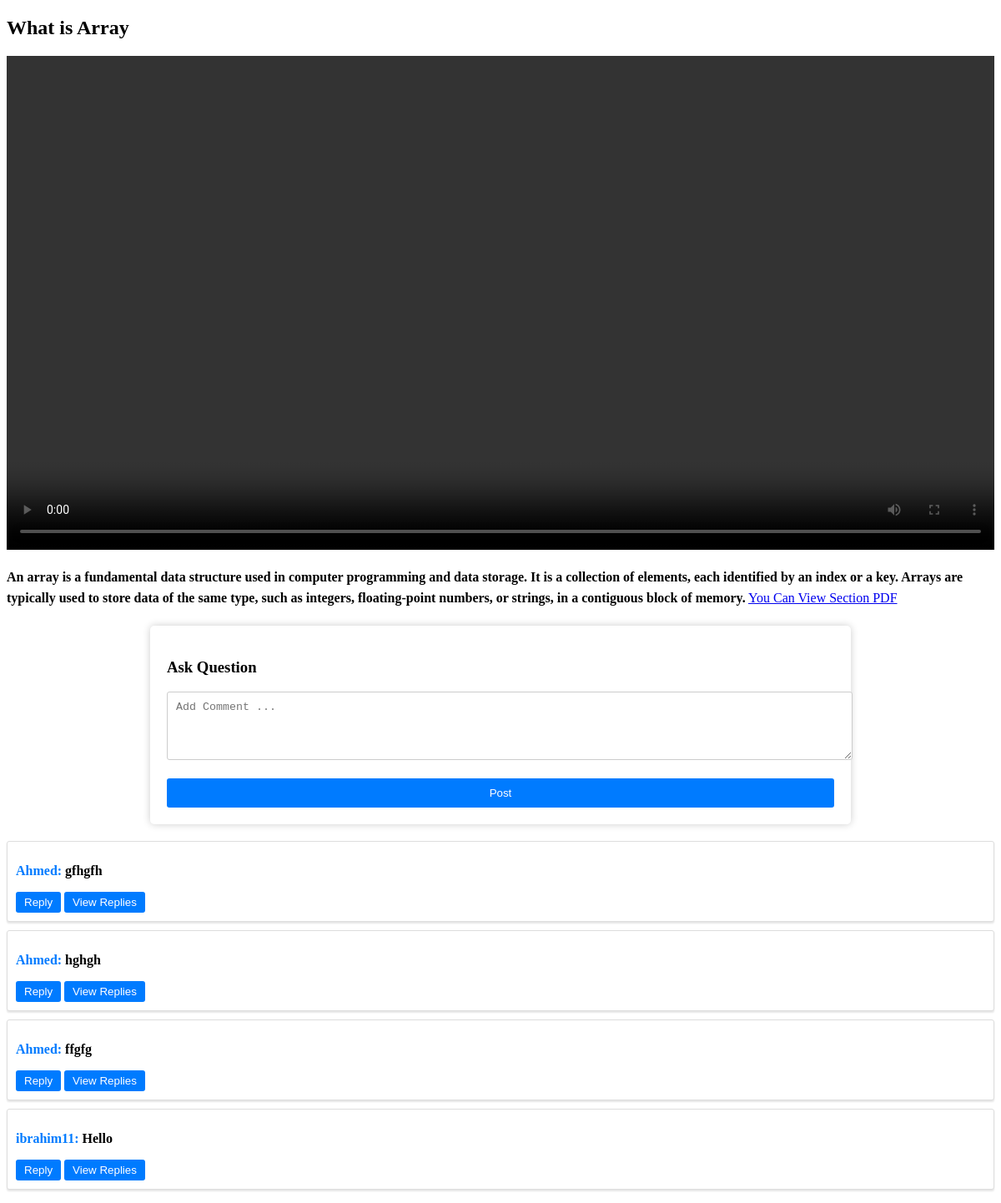
The page /course_view/section-view/8 (signed in) on the database its author committed.
### instructor/models.py (models this page shows, shortened)
class Section(models.Model):
    lesson = models.ForeignKey(Lesson, on_delete=models.CASCADE)
    sectionName = models.CharField(max_length=50)
    video = models.FileField(upload_to='videos/%Y/%m/%d/', null=True)
    content = models.TextField(max_length=1000)
    pdf = models.FileField(upload_to='pdfs/%Y/%m/%d/')

### student/models.py (models this page shows, shortened)
class Comment(models.Model):
    person = models.ForeignKey(User, on_delete=models.CASCADE)
    section = models.ForeignKey(Section, on_delete=models.CASCADE)
    content = models.TextField(max_length=500)

### course_view/views/lesson_views.py (the view)
# urls.py: path('section-view/<int:id>', section_view, name='section_view'),
@login_required
@user_passes_test(lambda user: user.is_active and not (user.is_superuser or user.is_staff))
def section_view(request, id):
    current_section = Section.objects.get(id=id)
    online = LiveMeeting.objects.filter(section=current_section).first()
    comments = Comment.objects.filter(section=current_section)
    return render(request, 'section_template.html', {'section': current_section, 'online': online, 'comments': comments})

### templates/section_template.html (shortened to what this page needs)
<!DOCTYPE html>
<html>
<head>
</head>
<body>
    <div class="section-content">
        <h2>{{ section.sectionName }}</h2>
        {% if section.video %}
        <div class="video-container">
            <video controls class="custom-video" controlsList="nodownload" oncontextmenu="return false">
                <source src="{{ section.video.url }}" type="video/mp4">
            </video>
        </div>
        {% else %}
        <div class="video-content-container">
            <p>This Section Will be online at : {{ online.start_time }}</p>
            <a href="{{online.url}}"><button class="start-meeting-button">Join Meeting</button></a>
        </div>
        {% endif %}
        <div class="section-content-text">
            <span style="font-weight: bold;">{{ section.content }}</span>
            <a href="{% url 'pdf_view' section.id %}" target="_blank"> You Can View Section PDF</a>
        </div>
        <div class="comment-form">
            <h3>Ask Question</h3>
            <form id="comment-form" name="write-comment" method="post">
                <textarea id="comment" name="comment" rows="4" cols="50" placeholder="Add Comment ..."></textarea>
                <br> <br>
                <button type="submit">Post</button>
            </form>
        </div>
        <ul id="comment-list">
            {% for comment in comments %}
            <li class="comment">
                <p style="font-weight: bold; color: #007bff;"> {{ comment.person.username }}: <span style="color: black;">{{ comment.content }}</span></p>
                <button class="reply-button" data-comment-id="{{ comment.id }}">Reply</button>
                <button class="view-replies-button" data-comment-id="{{ comment.id }}">View Replies</button>
            </li>
            {% endfor %}
        </ul>
    </div>
    </body>
</html>

### templates/section_template.html (style rules this page uses)
.video-container { max-width: 100%; margin-bottom: 20px; }
.custom-video { width: 100%; height: auto; display: block; }
.section-content-text { font-size: 16px; line-height: 1.6; }
.comment-form { max-width: 800px; margin: 20px auto; padding: 20px; background-color: #fff; border-radius: 5px; box-shadow: 0 0 10px rgba(0, 0, 0, 0.2); }
.comment-form textarea { width: 100%; padding: 10px; border: 1px solid #ccc; border-radius: 3px; resize: vertical; }
.comment-form button { display: block; width: 100%; padding: 10px; background-color: #007bff; color: white; border: none; border-radius: 3px; cursor: pointer; }
#comment-list { list-style: none; padding: 0; margin-top: 20px; }
.comment { background-color: #fff; border: 1px solid #ddd; padding: 10px; margin: 10px 0; border-radius: 3px; box-shadow: 0 2px 2px rgba(0, 0, 0, 0.1); }
.reply-button { background-color: #007bff; color: white; padding: 5px 10px; border: none; border-radius: 3px; cursor: pointer; }
.view-replies-button { background-color: #007bff; color: white; padding: 5px 10px; border: none; border-radius: 3px; cursor: pointer; }

### rows shown on the page
Section: sectionName "What is Array", content "An array is a fundamental data structure used in computer programming and data storage. It is a collection of elements, each identified by an index or a key. Arrays are typically used to store data of the same type, such as integers, floating-point numbers, or strings, in a contiguous block of memory."
Comment: person.username "Ahmed", content "gfhgfh"
Comment: person.username "Ahmed", content "hghgh"
Comment: person.username "Ahmed", content "ffgfg"
Comment: person.username "ibrahim11", content "Hello"
